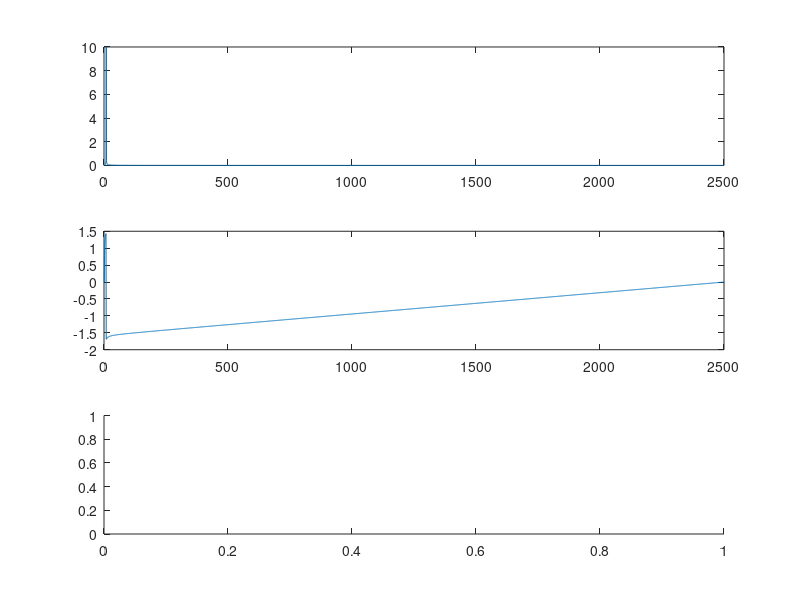

Recreate this plot in MATLAB.
N=1:1:5000;
fs=1000;
delt=0.001;
t=delt*N;
x=10*sin(10*t);
xf=abs((2/5000)*fft(x));
pf=angle(fft(x));
f=1:1:2500;
ans=[xf;pf];
subplot(3,1,1)
plot(f,xf(1:2500))
subplot(3,1,2)
plot(f,pf(1:2500))
dlmwrite('mohanty.txt',ans);
autopowef=abs(((2/5000)*fft(x)).^2)






















































subplot(3,1,3)
x